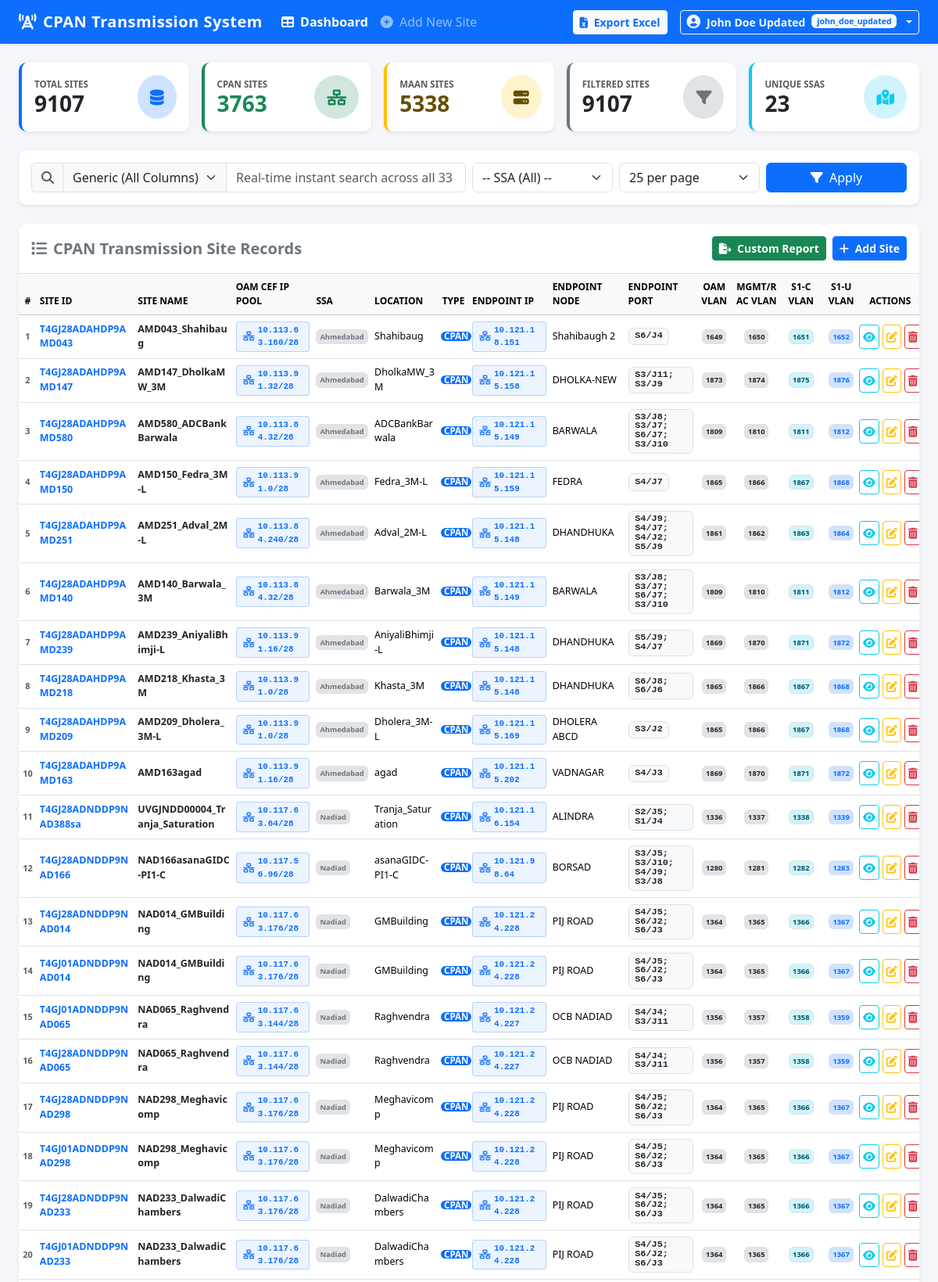
/ (signed in, upper part), run on the app's committed database.
### tables this page shows
CREATE TABLE bts_sites (
            id INTEGER PRIMARY KEY AUTOINCREMENT,
            enodeb_address TEXT,
            site_id TEXT UNIQUE NOT NULL,
            site_name TEXT,
            ssa TEXT,
            location TEXT,
            cpan_maan_vsat TEXT,
            tx_system_ip TEXT,
            tx_system_location TEXT,
            tx_system_port TEXT,
            vlan TEXT,
            created_at TIMESTAMP DEFAULT CURRENT_TIMESTAMP,
            updated_at TIMESTAMP DEFAULT CURRENT_TIMESTAMP
        , oam_vlan TEXT, mgmt_rac_vlan TEXT, s1_c_vlan TEXT, s1_u_vlan TEXT, mgmt_ip TEXT, mgmt_gateway TEXT, s1_u_ip TEXT, mme_ip TEXT, endpoint_type TEXT, endpoint_node_router TEXT, endpoint_ip TEXT, l3_gateway_maan TEXT, endpoint_ports TEXT, cpan_a_end_node TEXT, cpan_a_end_ip TEXT, cpan_a_end_ports TEXT, cpan_z_end_node TEXT, cpan_z_end_ip TEXT, cpan_service TEXT, service_vlans TEXT, maan_l3_interface TEXT, maan_vpn TEXT, mask TEXT, route_distinguisher TEXT, as_num TEXT, ems TEXT, oam_cef_ip_pool TEXT, oam_hw_gw TEXT, oam_hw_ip TEXT);

### app.py (the view)
@app.route('/')
@login_required
def index():
    query = request.args.get('q', '').strip()
    search_by = request.args.get('search_by', 'all').strip()
    selected_ssa = request.args.get('ssa', '').strip()
    page = request.args.get('page', 1, type=int)
    per_page = request.args.get('per_page', 25, type=int)
    data = search_db(query=query, search_by=search_by, selected_ssa=selected_ssa, page=page, per_page=per_page)
    return render_template('index.html', **data)

### templates/index.html (shortened to what this page needs)
{% extends "base.html" %}
{% block content %}
<div class="row row-cols-1 row-cols-sm-2 row-cols-md-3 row-cols-lg-5 g-3 mb-4">
    <div class="col">
        <div class="card card-custom p-3 bg-white border-start border-4 border-primary shadow-sm h-100">
            <div class="d-flex justify-content-between align-items-center">
                <div>
                    <div class="text-muted small fw-bold text-uppercase" style="font-size: 0.72rem;">Total Sites</div>
                    <div class="h3 mb-0 fw-bold text-dark" id="metric-total">{{ total_records }}</div>
                </div>
                <div class="bg-primary-subtle text-primary p-3 rounded-circle">
                    <i class="fa-solid fa-database fa-lg"></i>
                </div>
            </div>
        </div>
    </div>
    <div class="col">
        <div class="card card-custom p-3 bg-white border-start border-4 border-success shadow-sm h-100">
            <div class="d-flex justify-content-between align-items-center">
                <div>
                    <div class="text-muted small fw-bold text-uppercase" style="font-size: 0.72rem;">CPAN Sites</div>
                    <div class="h3 mb-0 fw-bold text-success" id="metric-cpan">{{ cpan_filtered_count }}</div>
                </div>
                <div class="bg-success-subtle text-success p-3 rounded-circle">
                    <i class="fa-solid fa-network-wired fa-lg"></i>
                </div>
            </div>
        </div>
    </div>
    <div class="col">
        <div class="card card-custom p-3 bg-white border-start border-4 border-warning shadow-sm h-100">
            <div class="d-flex justify-content-between align-items-center">
                <div>
                    <div class="text-muted small fw-bold text-uppercase" style="font-size: 0.72rem;">MAAN Sites</div>
                    <div class="h3 mb-0 fw-bold text-warning-emphasis" id="metric-maan">{{ maan_filtered_count }}</div>
                </div>
                <div class="bg-warning-subtle text-warning-emphasis p-3 rounded-circle">
                    <i class="fa-solid fa-server fa-lg"></i>
                </div>
            </div>
        </div>
    </div>
    <div class="col">
        <div class="card card-custom p-3 bg-white border-start border-4 border-secondary shadow-sm h-100">
            <div class="d-flex justify-content-between align-items-center">
                <div>
                    <div class="text-muted small fw-bold text-uppercase" style="font-size: 0.72rem;">Filtered Sites</div>
                    <div class="h3 mb-0 fw-bold text-dark" id="metric-filtered">{{ filtered_count }}</div>
                </div>
                <div class="bg-secondary-subtle text-secondary p-3 rounded-circle">
                    <i class="fa-solid fa-filter fa-lg"></i>
                </div>
            </div>
        </div>
    </div>
    <div class="col">
        <div class="card card-custom p-3 bg-white border-start border-4 border-info shadow-sm h-100">
            <div class="d-flex justify-content-between align-items-center">
                <div>
                    <div class="text-muted small fw-bold text-uppercase" style="font-size: 0.72rem;">Unique SSAs</div>
                    <div class="h3 mb-0 fw-bold text-dark" id="metric-ssas">{{ unique_ssas|length }}</div>
                </div>
                <div class="bg-info-subtle text-info p-3 rounded-circle">
                    <i class="fa-solid fa-map-location-dot fa-lg"></i>
                </div>
            </div>
        </div>
    </div>
</div>
<div class="card card-custom p-3 mb-4 bg-white shadow-sm">
    <form id="search-form" method="GET" action="{{ url_for('index') }}" class="row g-2 align-items-center">
        <div class="col-md-6">
            <div class="input-group">
                <span class="input-group-text bg-light border-end-0">
                    <i id="search-icon" class="fa-solid fa-magnifying-glass text-muted"></i>
                </span>
                <select id="search-by-select" name="search_by" class="form-select bg-light border-end-0 flex-grow-0" style="width: auto; max-width: 210px; font-weight: 500;" title="Select Search Target Column">
                    <option value="all" {% if search_by == 'all' or not search_by %}selected{% endif %}>Generic (All Columns)</option>
                </select>
                <input type="text" id="search-input" name="q" value="{{ query }}" class="form-control" placeholder="Real-time instant search across all 33 network columns..." autocomplete="off">
            </div>
        </div>
        <div class="col-md-2">
            <select id="ssa-select" name="ssa" class="form-select">
                <option value="">-- SSA (All) --</option>
            </select>
        </div>
        <div class="col-md-2">
            <select id="per-page-select" name="per_page" class="form-select">
                <option value="25" {% if per_page == 25 %}selected{% endif %}>25 per page</option>
            </select>
        </div>
        <div class="col-md-2 d-flex gap-2">
            <button type="submit" class="btn btn-primary w-100"><i class="fa-solid fa-filter me-1"></i> Apply</button>
        </div>
    </form>
</div>
<div class="card card-custom bg-white overflow-hidden shadow-sm mb-4">
    <div class="card-header bg-white py-3 d-flex justify-content-between align-items-center border-bottom">
        <h5 class="mb-0 fw-bold text-secondary">
            <i class="fa-solid fa-list me-2"></i>CPAN Transmission Site Records
        </h5>
        <div class="d-flex gap-2">
            <button type="button" class="btn btn-sm btn-success fw-semibold shadow-sm" data-bs-toggle="modal" data-bs-target="#customReportModal">
                <i class="fa-solid fa-file-export me-1"></i> Custom Report
            </button>
            <a href="{{ url_for('create_site') }}" class="btn btn-sm btn-primary fw-semibold shadow-sm">
                <i class="fa-solid fa-plus me-1"></i> Add Site
            </a>
        </div>
    </div>
    <div class="w-100 px-0 position-relative">
        <div class="table-responsive w-100">
            <table class="table table-hover align-middle mb-0" style="table-layout: fixed; width: 100%; font-size: 0.78rem;">
                <thead class="table-light text-secondary small text-uppercase" style="font-size: 0.75rem;">
                    <tr>
                        <th scope="col" style="width: 2%;" class="px-1 text-center">#</th>
                        <th scope="col" style="width: 11%;" class="px-1">Site ID</th>
                        <th scope="col" style="width: 11%;" class="px-1">Site Name</th>
                        <th scope="col" style="width: 9%;" class="px-1">OAM CEF IP Pool</th>
                        <th scope="col" style="width: 5.5%;" class="ps-1 pe-3">SSA</th>
                        <th scope="col" style="width: 8.5%;" class="ps-3 pe-1">Location</th>
                        <th scope="col" style="width: 3.5%;" class="px-1 text-center">Type</th>
                        <th scope="col" style="width: 9%;" class="px-1">Endpoint IP</th>
                        <th scope="col" style="width: 8.5%;" class="px-1">Endpoint Node</th>
                        <th scope="col" style="width: 8%;" class="px-1">Endpoint Port</th>
                        <th scope="col" style="width: 4%;" class="px-1 text-center">OAM VLAN</th>
                        <th scope="col" style="width: 5.5%;" class="px-1 text-center">Mgmt/RAC VLAN</th>
                        <th scope="col" style="width: 4.5%;" class="px-1 text-center">S1-C VLAN</th>
                        <th scope="col" style="width: 4.5%;" class="px-1 text-center">S1-U VLAN</th>
                        <th scope="col" style="width: 6.5%;" class="px-1 text-center">Actions</th>
                    </tr>
                </thead>
                <tbody id="records-tbody">
                    {% if records %}
                        {% set current_page_val = page if page else 1 %}
                        {% set per_page_val = per_page if per_page else 25 %}
                        {% for rec in records %}
                            {% set row_num = (current_page_val - 1) * per_page_val + loop.index %}
                            <tr>
                                <td class="text-muted small fw-semibold px-1 text-center">{{ row_num }}</td>
                                <td class="px-1 text-break">
                                    <a href="javascript:void(0)" class="site-quickview-btn text-primary fw-semibold" data-quickview-site="{{ rec['site_id'] }}" title="Click for Quick Details Popup">
                                        {{ rec['site_id'] }}
                                    </a>
                                </td>
                                <td class="fw-semibold text-dark px-1 text-break">{{ rec['site_name'] }}</td>
                                <td class="px-1 text-break">
                                    {% if rec['oam_cef_ip_pool'] %}
                                        <code class="ip-ping-btn" data-ping-ip="{{ rec['oam_cef_ip_pool'] }}" title="Click to Ping OAM CEF IP Pool"><i class="fa-solid fa-network-wired"></i>{{ rec['oam_cef_ip_pool'] }}</code>
                                    {% else %}-{% endif %}
                                </td>
                                <td class="ps-1 pe-3 text-break"><span class="badge bg-secondary-subtle text-secondary border px-1 py-1">{{ rec['ssa'] or '-' }}</span></td>
                                <td class="ps-3 pe-1 text-break">{{ rec['location'] or rec['Location'] or '-' }}</td>
                                <td class="px-1 text-center">
                                    {% set type_val = (rec['cpan_maan_vsat'] or rec['cpan/maan/vsat'] or '').upper() %}
                                    {% if 'CPAN' in type_val %}
                                        <span class="badge badge-cpan px-1 py-0" style="font-size: 0.72rem;">CPAN</span>
                                    {% elif 'MAAN' in type_val %}
                                        <span class="badge badge-maan px-1 py-0" style="font-size: 0.72rem;">MAAN</span>
                                    {% elif 'VSAT' in type_val %}
                                        <span class="badge badge-vsat px-1 py-0" style="font-size: 0.72rem;">VSAT</span>
                                    {% else %}
                                        <span class="badge bg-secondary px-1 py-0" style="font-size: 0.72rem;">{{ rec['cpan_maan_vsat'] or '-' }}</span>
                                    {% endif %}
                                </td>
                                <td class="px-1 text-break">
                                    {% set ep_ip = rec['endpoint_ip'] or rec['cpan_a_end_ip'] or rec['tx-system-ip'] %}
                                    {% if ep_ip %}
                                        <code class="ip-ping-btn" data-ping-ip="{{ ep_ip }}" title="Click to Ping Endpoint IP"><i class="fa-solid fa-network-wired"></i>{{ ep_ip }}</code>
                                    {% else %}-{% endif %}
                                </td>
                                <td class="px-1 text-break">{{ rec['endpoint_node_router'] or rec['cpan_a_end_node'] or rec['tx-system-location'] or '-' }}</td>
                                <td class="px-1 text-break" style="word-break: break-all;"><span class="badge bg-light text-dark border text-wrap text-start font-monospace" style="font-size: 0.74rem;">{{ rec['endpoint_ports'] or rec['cpan_a_end_ports'] or rec['tx-system-port'] or '-' }}</span></td>
                                <td class="px-1 text-center"><span class="badge bg-secondary-subtle text-dark border px-1 py-1">{{ rec['oam_vlan'] or '-' }}</span></td>
                                <td class="px-1 text-center"><span class="badge bg-secondary-subtle text-dark border px-1 py-1">{{ rec['mgmt_rac_vlan'] or '-' }}</span></td>
                                <td class="px-1 text-center"><span class="badge bg-info-subtle text-info-emphasis border px-1 py-1">{{ rec['s1_c_vlan'] or '-' }}</span></td>
                                <td class="px-1 text-center"><span class="badge bg-primary-subtle text-primary border px-1 py-1">{{ rec['s1_u_vlan'] or '-' }}</span></td>
                                <td class="px-1 text-center">
                                    <div class="d-flex justify-content-center gap-1">
                                        <a href="javascript:void(0)" onclick="openSiteQuickView('{{ rec['site_id'] }}')" class="btn btn-sm btn-outline-info p-1" title="Quick View Popup">
                                            <i class="fa-solid fa-eye"></i>
                                        </a>
                                        <a href="{{ url_for('edit_site', site_id=rec['site_id']) }}" class="btn btn-sm btn-outline-warning p-1" title="Edit Site">
                                            <i class="fa-solid fa-pen-to-square"></i>
                                        </a>
                                        <button type="button" class="btn btn-sm btn-outline-danger p-1" title="Delete Site Record" data-bs-toggle="modal" data-bs-target="#deleteModal{{ row_num }}">
                                            <i class="fa-solid fa-trash-can"></i>
                                        </button>
                                    </div>
                                </td>
                            </tr>
                        {% endfor %}
                {% endif %}
            </tbody>
        </table>
    </div>
</div>
{% endblock %}

### data on the page
bts_sites: row_num "1", site_id "T4GJ28ADAHDP9AMD043", site_name "AMD043_Shahibaug", oam_cef_ip_pool "10.113.63.160/28", ssa "Ahmedabad", location "Shahibaug", endpoint_ip "10.121.18.151", endpoint_node_router "Shahibaugh 2", endpoint_ports "S6/J4", oam_vlan "1649", mgmt_rac_vlan "1650", s1_c_vlan "1651", s1_u_vlan "1652"
bts_sites: row_num "2", site_id "T4GJ28ADAHDP9AMD147", site_name "AMD147_DholkaMW_3M", oam_cef_ip_pool "10.113.91.32/28", ssa "Ahmedabad", location "DholkaMW_3M", endpoint_ip "10.121.15.158", endpoint_node_router "DHOLKA-NEW", endpoint_ports "S3/J11; S3/J9", oam_vlan "1873", mgmt_rac_vlan "1874", s1_c_vlan "1875", s1_u_vlan "1876"
bts_sites: row_num "3", site_id "T4GJ28ADAHDP9AMD580", site_name "AMD580_ADCBankBarwala", oam_cef_ip_pool "10.113.84.32/28", ssa "Ahmedabad", location "ADCBankBarwala", endpoint_ip "10.121.15.149", endpoint_node_router "BARWALA", endpoint_ports "S3/J8; S3/J7; S6/J7; S3/J10", oam_vlan "1809", mgmt_rac_vlan "1810", s1_c_vlan "1811", s1_u_vlan "1812"
bts_sites: row_num "4", site_id "T4GJ28ADAHDP9AMD150", site_name "AMD150_Fedra_3M-L", oam_cef_ip_pool "10.113.91.0/28", ssa "Ahmedabad", location "Fedra_3M-L", endpoint_ip "10.121.15.159", endpoint_node_router "FEDRA", endpoint_ports "S4/J7", oam_vlan "1865", mgmt_rac_vlan "1866", s1_c_vlan "1867", s1_u_vlan "1868"
bts_sites: row_num "5", site_id "T4GJ28ADAHDP9AMD251", site_name "AMD251_Adval_2M-L", oam_cef_ip_pool "10.113.84.240/28", ssa "Ahmedabad", location "Adval_2M-L", endpoint_ip "10.121.15.148", endpoint_node_router "DHANDHUKA", endpoint_ports "S4/J9; S4/J7; S4/J2; S5/J9", oam_vlan "1861", mgmt_rac_vlan "1862", s1_c_vlan "1863", s1_u_vlan "1864"
bts_sites: row_num "6", site_id "T4GJ28ADAHDP9AMD140", site_name "AMD140_Barwala_3M", oam_cef_ip_pool "10.113.84.32/28", ssa "Ahmedabad", location "Barwala_3M", endpoint_ip "10.121.15.149", endpoint_node_router "BARWALA", endpoint_ports "S3/J8; S3/J7; S6/J7; S3/J10", oam_vlan "1809", mgmt_rac_vlan "1810", s1_c_vlan "1811", s1_u_vlan "1812"
bts_sites: row_num "7", site_id "T4GJ28ADAHDP9AMD239", site_name "AMD239_AniyaliBhimji-L", oam_cef_ip_pool "10.113.91.16/28", ssa "Ahmedabad", location "AniyaliBhimji-L", endpoint_ip "10.121.15.148", endpoint_node_router "DHANDHUKA", endpoint_ports "S5/J9; S4/J7", oam_vlan "1869", mgmt_rac_vlan "1870", s1_c_vlan "1871", s1_u_vlan "1872"
bts_sites: row_num "8", site_id "T4GJ28ADAHDP9AMD218", site_name "AMD218_Khasta_3M", oam_cef_ip_pool "10.113.91.0/28", ssa "Ahmedabad", location "Khasta_3M", endpoint_ip "10.121.15.148", endpoint_node_router "DHANDHUKA", endpoint_ports "S6/J8; S6/J6", oam_vlan "1865", mgmt_rac_vlan "1866", s1_c_vlan "1867", s1_u_vlan "1868"
bts_sites: row_num "9", site_id "T4GJ28ADAHDP9AMD209", site_name "AMD209_Dholera_3M-L", oam_cef_ip_pool "10.113.91.0/28", ssa "Ahmedabad", location "Dholera_3M-L", endpoint_ip "10.121.15.169", endpoint_node_router "DHOLERA ABCD", endpoint_ports "S3/J2", oam_vlan "1865", mgmt_rac_vlan "1866", s1_c_vlan "1867", s1_u_vlan "1868"
bts_sites: row_num "10", site_id "T4GJ28ADAHDP9AMD163", site_name "AMD163agad", oam_cef_ip_pool "10.113.91.16/28", ssa "Ahmedabad", location "agad", endpoint_ip "10.121.15.202", endpoint_node_router "VADNAGAR", endpoint_ports "S4/J3", oam_vlan "1869", mgmt_rac_vlan "1870", s1_c_vlan "1871", s1_u_vlan "1872"
bts_sites: row_num "11", site_id "T4GJ28ADNDDP9NAD388sa", site_name "UVGJNDD00004_Tranja_Saturation", oam_cef_ip_pool "10.117.63.64/28", ssa "Nadiad", location "Tranja_Saturation", endpoint_ip "10.121.16.154", endpoint_node_router "ALINDRA", endpoint_ports "S2/J5; S1/J4", oam_vlan "1336", mgmt_rac_vlan "1337", s1_c_vlan "1338", s1_u_vlan "1339"
bts_sites: row_num "12", site_id "T4GJ28ADNDDP9NAD166", site_name "NAD166asanaGIDC-PI1-C", oam_cef_ip_pool "10.117.56.96/28", ssa "Nadiad", location "asanaGIDC-PI1-C", endpoint_ip "10.121.98.64", endpoint_node_router "BORSAD", endpoint_ports "S3/J5; S3/J10; S4/J9; S3/J8", oam_vlan "1280", mgmt_rac_vlan "1281", s1_c_vlan "1282", s1_u_vlan "1283"
bts_sites: row_num "13", site_id "T4GJ28ADNDDP9NAD014", site_name "NAD014_GMBuilding", oam_cef_ip_pool "10.117.63.176/28", ssa "Nadiad", location "GMBuilding", endpoint_ip "10.121.24.228", endpoint_node_router "PIJ ROAD", endpoint_ports "S4/J5; S6/J2; S6/J3", oam_vlan "1364", mgmt_rac_vlan "1365", s1_c_vlan "1366", s1_u_vlan "1367"
bts_sites: row_num "14", site_id "T4GJ01ADNDDP9NAD014", site_name "NAD014_GMBuilding", oam_cef_ip_pool "10.117.63.176/28", ssa "Nadiad", location "GMBuilding", endpoint_ip "10.121.24.228", endpoint_node_router "PIJ ROAD", endpoint_ports "S4/J5; S6/J2; S6/J3", oam_vlan "1364", mgmt_rac_vlan "1365", s1_c_vlan "1366", s1_u_vlan "1367"
bts_sites: row_num "15", site_id "T4GJ01ADNDDP9NAD065", site_name "NAD065_Raghvendra", oam_cef_ip_pool "10.117.63.144/28", ssa "Nadiad", location "Raghvendra", endpoint_ip "10.121.24.227", endpoint_node_router "OCB NADIAD", endpoint_ports "S4/J4; S3/J11", oam_vlan "1356", mgmt_rac_vlan "1357", s1_c_vlan "1358", s1_u_vlan "1359"
bts_sites: row_num "16", site_id "T4GJ28ADNDDP9NAD065", site_name "NAD065_Raghvendra", oam_cef_ip_pool "10.117.63.144/28", ssa "Nadiad", location "Raghvendra", endpoint_ip "10.121.24.227", endpoint_node_router "OCB NADIAD", endpoint_ports "S4/J4; S3/J11", oam_vlan "1356", mgmt_rac_vlan "1357", s1_c_vlan "1358", s1_u_vlan "1359"
bts_sites: row_num "17", site_id "T4GJ28ADNDDP9NAD298", site_name "NAD298_Meghavicomp", oam_cef_ip_pool "10.117.63.176/28", ssa "Nadiad", location "Meghavicomp", endpoint_ip "10.121.24.228", endpoint_node_router "PIJ ROAD", endpoint_ports "S4/J5; S6/J2; S6/J3", oam_vlan "1364", mgmt_rac_vlan "1365", s1_c_vlan "1366", s1_u_vlan "1367"
bts_sites: row_num "18", site_id "T4GJ01ADNDDP9NAD298", site_name "NAD298_Meghavicomp", oam_cef_ip_pool "10.117.63.176/28", ssa "Nadiad", location "Meghavicomp", endpoint_ip "10.121.24.228", endpoint_node_router "PIJ ROAD", endpoint_ports "S4/J5; S6/J2; S6/J3", oam_vlan "1364", mgmt_rac_vlan "1365", s1_c_vlan "1366", s1_u_vlan "1367"
bts_sites: row_num "19", site_id "T4GJ28ADNDDP9NAD233", site_name "NAD233_DalwadiChambers", oam_cef_ip_pool "10.117.63.176/28", ssa "Nadiad", location "DalwadiChambers", endpoint_ip "10.121.24.228", endpoint_node_router "PIJ ROAD", endpoint_ports "S4/J5; S6/J2; S6/J3", oam_vlan "1364", mgmt_rac_vlan "1365", s1_c_vlan "1366", s1_u_vlan "1367"
bts_sites: row_num "20", site_id "T4GJ01ADNDDP9NAD233", site_name "NAD233_DalwadiChambers", oam_cef_ip_pool "10.117.63.176/28", ssa "Nadiad", location "DalwadiChambers", endpoint_ip "10.121.24.228", endpoint_node_router "PIJ ROAD", endpoint_ports "S4/J5; S6/J2; S6/J3", oam_vlan "1364", mgmt_rac_vlan "1365", s1_c_vlan "1366", s1_u_vlan "1367"

### other printed values
{{ session.get('full_name', 'User') }} "John Doe Updated"
{{ session.get('username') or session.get('staff_no', '') }} "john_doe_updated"
{{ total_records }} "9107"
{{ cpan_filtered_count }} "3763"
{{ maan_filtered_count }} "5338"
{{ filtered_count }} "9107"
{{ unique_ssas|length }} "23"
